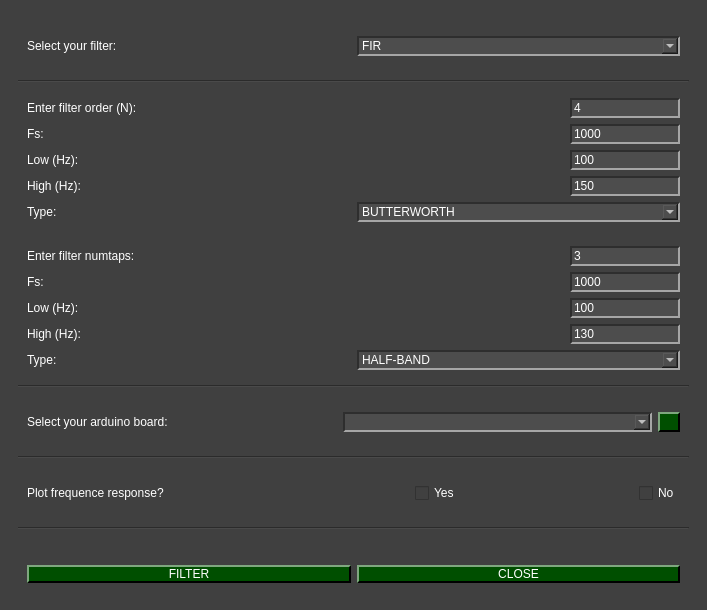
<?xml version="1.0" encoding="UTF-8"?>
<ui version="4.0">
 <class>DigitalFilters</class>
 <widget class="QMainWindow" name="DigitalFilters">
  <property name="geometry">
   <rect>
    <x>0</x>
    <y>0</y>
    <width>707</width>
    <height>610</height>
   </rect>
  </property>
  <property name="sizePolicy">
   <sizepolicy hsizetype="Expanding" vsizetype="Preferred">
    <horstretch>0</horstretch>
    <verstretch>0</verstretch>
   </sizepolicy>
  </property>
  <property name="windowTitle">
   <string>MainWindow</string>
  </property>
  <property name="styleSheet">
   <string notr="true">QWidget{
	background-color: rgb(64, 64, 64);
}

QTabWidget::pane { 
   border: 1px solid rgb(166, 166, 166);
}

QTabBar::tab {
  	background-color: rgb(77, 77, 77);
 }

 QTabBar::tab:selected {
  	background-color: rgb(140, 140, 140);
	padding-top: 2px;
	padding-bottom: 2px;
	padding-left: 12px;
	padding-right: 12px;
 }

 QTabBar::tab:selected:hover {
  	background-color: rgb(140, 140, 140);
	padding-top: 2px;
	padding-bottom: 2px;
	padding-left: 12px;
	padding-right: 12px;
 }

 QTabBar::tab:hover {
  	background-color: rgb(109, 109, 109);
	padding-top: 2px;
	padding-bottom: 2px;
	padding-left: 12px;
	padding-right: 12px;
 }

 QTabBar::tab:middle {
	border-right: 1px dashed rgb(166, 166, 166);
	border-left: 1px dashed rgb(166, 166, 166);
	padding-top: 2px;
	padding-bottom: 2px;
	padding-left: 12px;
	padding-right: 12px;
 }

 QTabBar::tab:last {
	border-top-right-radius: 10px;
	padding-top: 2px;
	padding-bottom: 2px;
	padding-left: 12px;
	padding-right: 12px;
 }

 QTabBar::tab:first {
	border-top-left-radius: 10px;
	padding-top: 2px;
	padding-bottom: 2px;
	padding-left: 12px;
	padding-right: 12px;
 }


QComboBox QAbstractItemView {
    background-color: rgb(77, 77, 77);
}

QComboBox QAbstractItemView::item:focus{
    background-color: rgb(140, 140, 140);
}

QDoubleSpinBox{
	background-color: rgb(77, 77, 77);
	
	border-top: 1.5px solid rgb(46, 46, 46);
	border-left: 1.5px solid rgb(46, 46, 46);

	border-bottom: 1.5px solid rgb(166, 166, 166);
	border-right: 1.5px solid rgb(166, 166, 166);
}

QDoubleSpinBox::up-button{
    image: url(:/imgs/imgs/drop_up_arrow.png);
	width: 11px;

	background-color: rgb(0, 79, 0);
	border-top: 1.5px solid rgb(127, 167, 127);
	border-left: 1.5px solid rgb(127, 167, 127);

	border-bottom: 1.5px solid rgb(0, 0, 0);
	border-right: 1.5px solid rgb(0, 0, 0);
}

QDoubleSpinBox::up-button:pressed{
	border: 2px solid rgb(255, 255, 255);
}

QDoubleSpinBox::up-button:hover{
	background-color: rgb(0, 50, 0);
}

QDoubleSpinBox::down-button{
    image: url(:/imgs/imgs/drop_down_arrow.png);
	width: 11px;

	background-color: rgb(0, 79, 0);
	border-top: 1.5px solid rgb(127, 167, 127);
	border-left: 1.5px solid rgb(127, 167, 127);

	border-bottom: 1.5px solid rgb(0, 0, 0);
	border-right: 1.5px solid rgb(0, 0, 0);
}

QDoubleSpinBox::down-button:pressed{
	border: 2px solid rgb(255, 255, 255);
}

QDoubleSpinBox::down-button:hover{
	background-color: rgb(0, 50, 0);
}

QWidget#centralwidget{
	background-color: rgb(64, 64, 64);
}

QWidget{
	color: rgb(255, 255, 255);
}

QComboBox{
	background-color: rgb(77, 77, 77);
	
	border-top: 1.5px solid rgb(46, 46, 46);
	border-left: 1.5px solid rgb(46, 46, 46);

	border-bottom: 1.5px solid rgb(166, 166, 166);
	border-right: 1.5px solid rgb(166, 166, 166);

}


QComboBox::drop-down{
	
	width: 11px;
	image: url(:/sim/drop_down_arrow.png);
	background-color: rgb(0, 79, 0);
	border-top: 2px solid rgb(127, 167, 127);
	border-left: 2px solid rgb(127, 167, 127);

	border-bottom: 2px solid rgb(0, 0, 0);
	border-right: 2px solid rgb(0, 0, 0);
}

QComboBox::drop-down:hover{
	background-color: rgb(0, 50, 0);
}

QComboBox::drop-down:pressed{
	border: 2px solid rgb(255, 255, 255);
}

QPushButton{
	background-color: rgb(0, 79, 0);

	border-top: 1.5px solid rgb(127, 167, 127);
	border-left: 1.5px solid rgb(127, 167, 127);

	border-bottom: 1.5px solid rgb(0, 0, 0);
	border-right: 1.5px solid rgb(0, 0, 0);

	
	font: 12pt &quot;Helvetica&quot;;
	text-align:center;
}

QWidget{
	font: 12pt &quot;Helvetica&quot;;
}

QPushButton:hover{
	background-color: rgb(0, 50, 0);
}

QPushButton:pressed{
	border: 2px solid rgb(255, 255, 255);
}

QLineEdit{
	background-color: rgb(77, 77, 77);
	border-top: 1.5px solid rgb(46, 46, 46);
	border-left: 1.5px solid rgb(46, 46, 46);

	border-bottom: 1.5px solid rgb(166, 166, 166);
	border-right: 1.5px solid rgb(166, 166, 166);
}

QRadioButton::indicator{
	border-radius: 6px;
	border-top: 1.5px solid rgb(0, 0, 0);
	border-left: 1.5px solid rgb(0, 0, 0);

	border-bottom: 1.5px solid rgb(160, 160, 160);
	border-right: 1.5px solid rgb(160, 160, 160);
}

QRadioButton::indicator::checked{
	background-color: white;
}

QRadioButton::indicator::unchecked:hover{
	background-color: #9F9F9F;
}

QRadioButton::indicator::pressed{
	border: 1.5px solid #505050
}

QPushButton#reload_devices{
    image: url(:/sim/reload.png);
	width: 11px;
	background-color: rgb(0, 79, 0);

	border-top: 1.5px solid rgb(127, 167, 127);
	border-left: 1.5px solid rgb(127, 167, 127);

	border-bottom: 1.5px solid rgb(0, 0, 0);
	border-right: 1.5px solid rgb(0, 0, 0);

	
	font: 12pt &quot;Helvetica&quot;;
	text-align:center;
}

QPushButton#reload_devices:hover{
	background-color: rgb(0, 50, 0);
	image: url(:/sim/reload.png);
}

QPushButton#reload_devices:{
	border: 2px solid rgb(255, 255, 255);
}



</string>
  </property>
  <widget class="QWidget" name="centralwidget">
   <layout class="QGridLayout" name="gridLayout_2">
    <item row="2" column="0">
     <widget class="QWidget" name="widget" native="true">
      <layout class="QGridLayout" name="gridLayout">
       <item row="2" column="0">
        <widget class="Line" name="line">
         <property name="orientation">
          <enum>Qt::Horizontal</enum>
         </property>
        </widget>
       </item>
       <item row="8" column="0">
        <widget class="QWidget" name="widget_3" native="true">
         <layout class="QGridLayout" name="gridLayout_6">
          <item row="0" column="1" alignment="Qt::AlignRight">
           <widget class="QCheckBox" name="no_fr">
            <property name="text">
             <string>Yes</string>
            </property>
            <attribute name="buttonGroup">
             <string notr="true">buttonGroup</string>
            </attribute>
           </widget>
          </item>
          <item row="0" column="2" alignment="Qt::AlignRight">
           <widget class="QCheckBox" name="yes_fr">
            <property name="text">
             <string>No</string>
            </property>
            <attribute name="buttonGroup">
             <string notr="true">buttonGroup</string>
            </attribute>
           </widget>
          </item>
          <item row="0" column="0">
           <widget class="QLabel" name="label_13">
            <property name="text">
             <string>Plot frequence response?</string>
            </property>
           </widget>
          </item>
         </layout>
        </widget>
       </item>
       <item row="6" column="0">
        <widget class="QWidget" name="widget_2" native="true">
         <layout class="QGridLayout" name="gridLayout_5">
          <item row="0" column="2">
           <widget class="QPushButton" name="reload_devices">
            <property name="maximumSize">
             <size>
              <width>22</width>
              <height>22</height>
             </size>
            </property>
            <property name="baseSize">
             <size>
              <width>0</width>
              <height>0</height>
             </size>
            </property>
            <property name="styleSheet">
             <string notr="true"/>
            </property>
            <property name="text">
             <string/>
            </property>
           </widget>
          </item>
          <item row="0" column="0">
           <widget class="QLabel" name="label_2">
            <property name="text">
             <string>Select your arduino board:</string>
            </property>
           </widget>
          </item>
          <item row="0" column="1">
           <widget class="QComboBox" name="comboBox">
            <property name="toolTip">
             <string>&lt;html&gt;&lt;head/&gt;&lt;body&gt;&lt;p&gt;Please, select your arduino board&lt;/p&gt;&lt;/body&gt;&lt;/html&gt;</string>
            </property>
            <property name="styleSheet">
             <string notr="true"/>
            </property>
           </widget>
          </item>
         </layout>
        </widget>
       </item>
       <item row="4" column="0">
        <widget class="QWidget" name="fiirwidget" native="true">
         <layout class="QGridLayout" name="gridLayout_4">
          <item row="3" column="3" alignment="Qt::AlignRight">
           <widget class="QLineEdit" name="lineEdit_8">
            <property name="text">
             <string>130</string>
            </property>
           </widget>
          </item>
          <item row="2" column="3" alignment="Qt::AlignRight">
           <widget class="QLineEdit" name="lineEdit_7">
            <property name="text">
             <string>100</string>
            </property>
           </widget>
          </item>
          <item row="0" column="0">
           <widget class="QLabel" name="label_4">
            <property name="text">
             <string>Enter filter numtaps:</string>
            </property>
           </widget>
          </item>
          <item row="2" column="0">
           <widget class="QLabel" name="label_9">
            <property name="text">
             <string>Low (Hz):</string>
            </property>
           </widget>
          </item>
          <item row="0" column="3" alignment="Qt::AlignRight">
           <widget class="QLineEdit" name="lineEdit_5">
            <property name="text">
             <string>3</string>
            </property>
           </widget>
          </item>
          <item row="3" column="0">
           <widget class="QLabel" name="label_10">
            <property name="text">
             <string>High (Hz):</string>
            </property>
           </widget>
          </item>
          <item row="1" column="0">
           <widget class="QLabel" name="label_8">
            <property name="text">
             <string>Fs:</string>
            </property>
           </widget>
          </item>
          <item row="1" column="3" alignment="Qt::AlignRight">
           <widget class="QLineEdit" name="lineEdit_6">
            <property name="text">
             <string>1000</string>
            </property>
           </widget>
          </item>
          <item row="4" column="0">
           <widget class="QLabel" name="label_12">
            <property name="text">
             <string>Type:</string>
            </property>
           </widget>
          </item>
          <item row="4" column="3">
           <widget class="QComboBox" name="comboBox_3">
            <item>
             <property name="text">
              <string>HALF-BAND </string>
             </property>
            </item>
            <item>
             <property name="text">
              <string>HIGHPASS</string>
             </property>
            </item>
            <item>
             <property name="text">
              <string>BANDPASS</string>
             </property>
            </item>
            <item>
             <property name="text">
              <string>LOWPASS</string>
             </property>
            </item>
           </widget>
          </item>
         </layout>
        </widget>
       </item>
       <item row="5" column="0">
        <widget class="Line" name="line_4">
         <property name="orientation">
          <enum>Qt::Horizontal</enum>
         </property>
        </widget>
       </item>
       <item row="9" column="0">
        <widget class="Line" name="line_2">
         <property name="orientation">
          <enum>Qt::Horizontal</enum>
         </property>
        </widget>
       </item>
       <item row="3" column="0">
        <widget class="QWidget" name="iirwidget" native="true">
         <layout class="QGridLayout" name="gridLayout_3">
          <item row="1" column="0">
           <widget class="QLabel" name="label_3">
            <property name="text">
             <string>Enter filter order (N):</string>
            </property>
           </widget>
          </item>
          <item row="3" column="0">
           <widget class="QLabel" name="label_6">
            <property name="text">
             <string>Low (Hz):</string>
            </property>
           </widget>
          </item>
          <item row="1" column="1" alignment="Qt::AlignRight">
           <widget class="QLineEdit" name="firOrder">
            <property name="text">
             <string>4</string>
            </property>
           </widget>
          </item>
          <item row="2" column="0">
           <widget class="QLabel" name="label_5">
            <property name="text">
             <string>Fs:</string>
            </property>
           </widget>
          </item>
          <item row="3" column="1" alignment="Qt::AlignRight">
           <widget class="QLineEdit" name="lowfrequency">
            <property name="text">
             <string>100</string>
            </property>
           </widget>
          </item>
          <item row="4" column="0">
           <widget class="QLabel" name="label_7">
            <property name="text">
             <string>High (Hz):</string>
            </property>
           </widget>
          </item>
          <item row="4" column="1" alignment="Qt::AlignRight">
           <widget class="QLineEdit" name="highfrequency">
            <property name="text">
             <string>150</string>
            </property>
           </widget>
          </item>
          <item row="2" column="1" alignment="Qt::AlignRight">
           <widget class="QLineEdit" name="Fs">
            <property name="text">
             <string>1000</string>
            </property>
           </widget>
          </item>
          <item row="5" column="0">
           <widget class="QLabel" name="label_11">
            <property name="text">
             <string>Type:</string>
            </property>
           </widget>
          </item>
          <item row="5" column="1">
           <widget class="QComboBox" name="comboBox_2">
            <item>
             <property name="text">
              <string>BUTTERWORTH</string>
             </property>
            </item>
            <item>
             <property name="text">
              <string>CHEBYSHEV</string>
             </property>
            </item>
            <item>
             <property name="text">
              <string>BESSEL</string>
             </property>
            </item>
            <item>
             <property name="text">
              <string>CAUER</string>
             </property>
            </item>
           </widget>
          </item>
         </layout>
        </widget>
       </item>
       <item row="1" column="0">
        <widget class="QWidget" name="mid" native="true">
         <layout class="QHBoxLayout" name="horizontalLayout">
          <item>
           <widget class="QLabel" name="label">
            <property name="text">
             <string>Select your filter:</string>
            </property>
           </widget>
          </item>
          <item>
           <widget class="QComboBox" name="typeFilter">
            <item>
             <property name="text">
              <string>FIR</string>
             </property>
            </item>
            <item>
             <property name="text">
              <string>IIR</string>
             </property>
            </item>
           </widget>
          </item>
         </layout>
        </widget>
       </item>
       <item row="7" column="0">
        <widget class="Line" name="line_5">
         <property name="orientation">
          <enum>Qt::Horizontal</enum>
         </property>
        </widget>
       </item>
       <item row="11" column="0" alignment="Qt::AlignBottom">
        <widget class="QWidget" name="bottom" native="true">
         <property name="enabled">
          <bool>true</bool>
         </property>
         <property name="sizePolicy">
          <sizepolicy hsizetype="Preferred" vsizetype="Preferred">
           <horstretch>0</horstretch>
           <verstretch>0</verstretch>
          </sizepolicy>
         </property>
         <layout class="QHBoxLayout" name="horizontalLayout_3">
          <item>
           <widget class="QPushButton" name="filterButton">
            <property name="text">
             <string>FILTER</string>
            </property>
           </widget>
          </item>
          <item>
           <widget class="QPushButton" name="closeButton">
            <property name="text">
             <string>CLOSE</string>
            </property>
           </widget>
          </item>
         </layout>
        </widget>
       </item>
      </layout>
     </widget>
    </item>
   </layout>
  </widget>
 </widget>
 <resources>
  <include location="imgs/recursos.qrc"/>
 </resources>
 <connections/>
 <buttongroups>
  <buttongroup name="buttonGroup"/>
 </buttongroups>
</ui>
